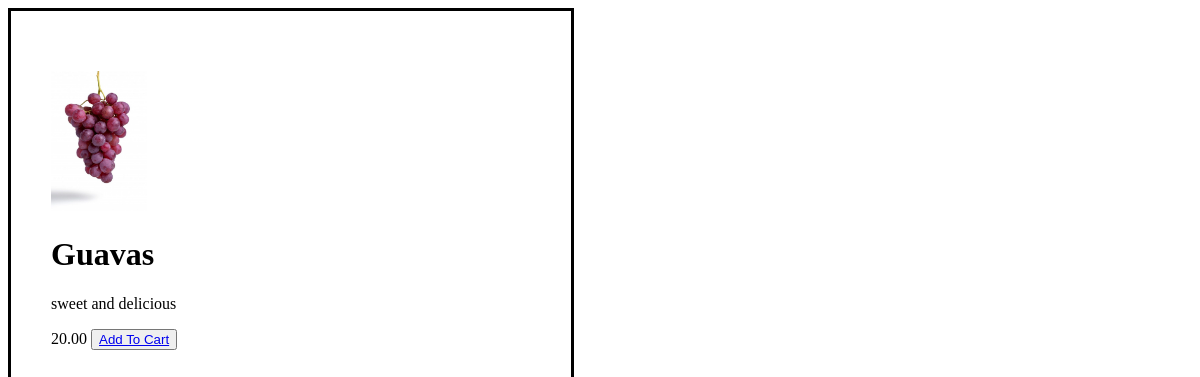
Before: /inventory/products/12/ with the older database file.
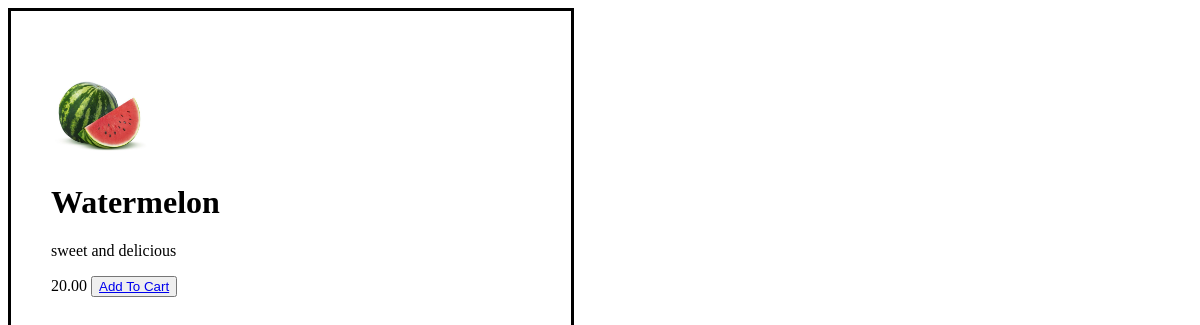
After: the same page with the newer database file.
### inventory/models.py (models this page shows)
class Product(models.Model):
    Vendor=models.ForeignKey(Vendor,null=True,on_delete=models.CASCADE)
    name=models.CharField(max_length=32, null=True)
    price =models.DecimalField(max_digits=8,decimal_places=2)
    description = models.TextField(max_length=255)
    image =models.ImageField(upload_to='images')
    date_created=models.DateTimeField(auto_now_add=True)
    date_updated =models.DateTimeField(auto_now=True)
    stock=models.PositiveIntegerField()

### inventory/views.py (the view)
# urls.py: path("products/<int:id>/",product_detail,name="product_detail"),
def product_detail(request,id):
    product = Product.objects.get(id=id)
    return render(request,"inventory/product_detail.html",{"product":product})

### templates/inventory/product_detail.html (shortened to what this page needs)
<!DOCTYPE html>
<html lang="en">
<head>
</head>
<body class="body">
    <img class="img" src ="{{product.image.url}}"/>
    <h1 class="product-name">{{ product.name }}</h1>
    <p>{{product.description}}</p>
    <span>{{product.price}}</span>
     <button> <a href="{% url 'cart_list' %}" class="cart_list">Add To Cart</a></button>
</body>
</html>

Changed rows visible on the page:
changed Product "sweet and delicious": image: a different picture; name "Guavas" → "Watermelon"
